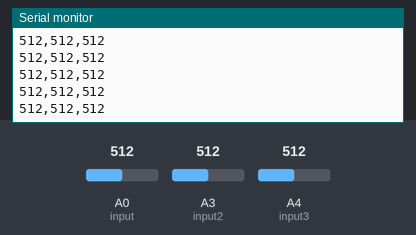
Simulated run of this sketch. Board: Arduino Uno, built with avr-gcc and run on an emulated ATmega328P. Shown: the last lines printed to the serial monitor. The inputs (shaded band) are chosen by the test bench; at power-on: A0 (input) = 512, A3 (input2) = 512, A4 (input3) = 512.

Above: at 1.2 s.
1.3 s: A0 (input) set to 11
At 1.9 s:
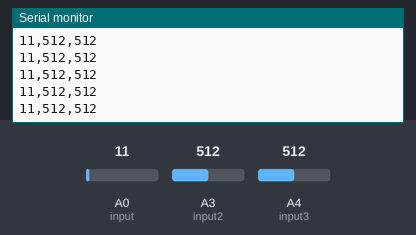
2.8 s: A0 (input) set to 8
At 3.9 s:
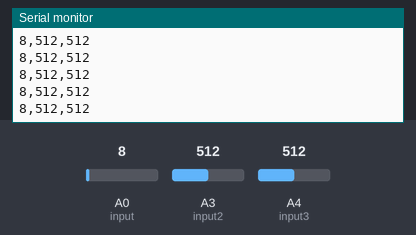
4.3 s: A3 (input2) set to 981
At 5.3 s:
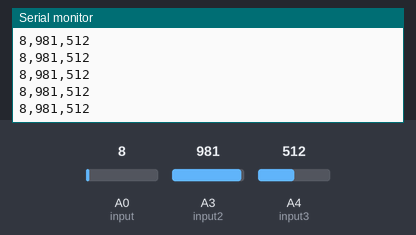
5.8 s: A3 (input2) set to 1010
At 6.7 s:
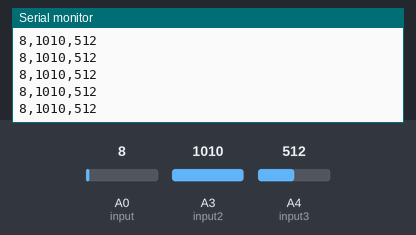
Timing chart, 0 to 8.8 s (numbered marks = the images above; inputs shaded):
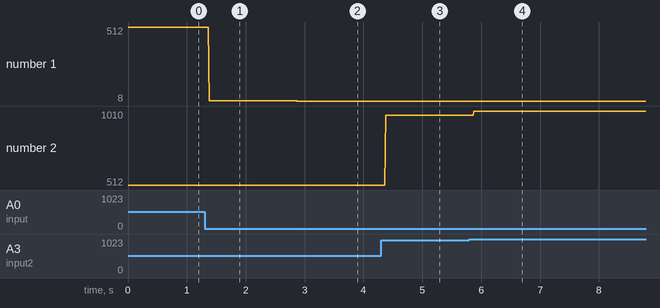

Measured:
- after the input at 1.3 s, the serial monitor: prints a new line after 0.08 s (image 1)
- after the input at 2.8 s, the serial monitor: prints a new line after 0.08 s (image 2)
- after the input at 4.3 s, the serial monitor: prints a new line after 0.08 s (image 3)
- after the input at 5.8 s, the serial monitor: prints a new line after 0.07 s (image 4)
- plotted number 1: 512 → 11 after the input at 1.3 s, 11 → 8 after the input at 2.8 s
- plotted number 2: 512 → 981 after the input at 4.3 s, 981 → 1010 after the input at 5.8 s

The sketch:

TestingIR.ino
```cpp
int input = A0;
int input2 = A3;
int input3 = A4;

void setup() {
  pinMode(input, INPUT);
  pinMode(input2, INPUT);
  pinMode(input3, INPUT);
  Serial.begin(9600);
}

void loop() {
  int val1 = analogRead(input);
  int val2 = analogRead(input2);
  int val3 = analogRead(input3);

  Serial.print(val1);
  Serial.print(",");
  Serial.print(val2);
  Serial.print(",");
  Serial.println(val3);
}
```
